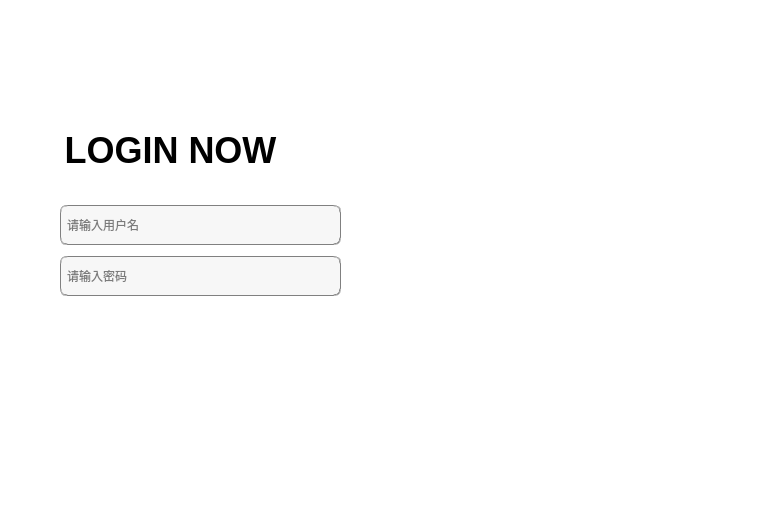
<?xml version="1.0" encoding="UTF-8"?>
<ui version="4.0">
 <class>MainWindow</class>
 <widget class="QMainWindow" name="MainWindow">
  <property name="geometry">
   <rect>
    <x>0</x>
    <y>0</y>
    <width>780</width>
    <height>520</height>
   </rect>
  </property>
  <property name="windowTitle">
   <string>Baackup Pack   -   登录</string>
  </property>
  <property name="styleSheet">
   <string notr="true">background-color: rgb(255, 255, 255);</string>
  </property>
  <widget class="QWidget" name="centralwidget">
   <widget class="QLabel" name="label_image">
    <property name="geometry">
     <rect>
      <x>390</x>
      <y>0</y>
      <width>391</width>
      <height>521</height>
     </rect>
    </property>
    <property name="text">
     <string/>
    </property>
   </widget>
   <widget class="QWidget" name="layoutWidget">
    <property name="geometry">
     <rect>
      <x>60</x>
      <y>200</y>
      <width>281</width>
      <height>101</height>
     </rect>
    </property>
    <layout class="QVBoxLayout" name="verticalLayout_2">
     <item>
      <widget class="QLineEdit" name="name1">
       <property name="maximumSize">
        <size>
         <width>15555555</width>
         <height>40</height>
        </size>
       </property>
       <property name="sizeIncrement">
        <size>
         <width>0</width>
         <height>40</height>
        </size>
       </property>
       <property name="baseSize">
        <size>
         <width>0</width>
         <height>40</height>
        </size>
       </property>
       <property name="styleSheet">
        <string notr="true">background-color: rgb(247, 247, 247);
border:1px groove gray;border-radius:
7px;padding:2px 4px;
font: 10pt &quot;Candara&quot;;</string>
       </property>
       <property name="placeholderText">
        <string>请输入用户名</string>
       </property>
      </widget>
     </item>
     <item>
      <widget class="QLineEdit" name="password1">
       <property name="maximumSize">
        <size>
         <width>16777215</width>
         <height>40</height>
        </size>
       </property>
       <property name="styleSheet">
        <string notr="true">background-color: rgb(247, 247, 247);
border:1px groove gray;border-radius:
7px;padding:2px 4px;
font: 10pt &quot;Candara&quot;;</string>
       </property>
       <property name="echoMode">
        <enum>QLineEdit::Password</enum>
       </property>
       <property name="placeholderText">
        <string>请输入密码</string>
       </property>
      </widget>
     </item>
    </layout>
   </widget>
   <widget class="QLabel" name="login_title">
    <property name="geometry">
     <rect>
      <x>60</x>
      <y>130</y>
      <width>221</width>
      <height>41</height>
     </rect>
    </property>
    <property name="font">
     <font>
      <family>Ubuntu</family>
      <pointsize>27</pointsize>
      <italic>false</italic>
      <bold>true</bold>
     </font>
    </property>
    <property name="styleSheet">
     <string notr="true">font: 700 27pt &quot;Ubuntu&quot;;</string>
    </property>
    <property name="text">
     <string>LOGIN NOW</string>
    </property>
    <property name="textFormat">
     <enum>Qt::AutoText</enum>
    </property>
    <property name="alignment">
     <set>Qt::AlignCenter</set>
    </property>
    <property name="margin">
     <number>5</number>
    </property>
    <property name="buddy">
     <cstring></cstring>
    </property>
   </widget>
   <widget class="QWidget" name="layoutWidget">
    <property name="geometry">
     <rect>
      <x>60</x>
      <y>320</y>
      <width>281</width>
      <height>51</height>
     </rect>
    </property>
    <layout class="QHBoxLayout" name="horizontalLayout">
     <item>
      <widget class="QPushButton" name="register_2">
       <property name="font">
        <font>
         <family>Candara</family>
         <pointsize>14</pointsize>
         <italic>false</italic>
         <bold>false</bold>
        </font>
       </property>
       <property name="styleSheet">
        <string notr="true">background-color: qlineargradient(spread:pad, x1:0.52, y1:1, x2:0.54, y2:0, 
stop:0.0112994 rgba(64, 145, 252, 255), 
stop:1 rgba(255, 255, 255, 255));
color: rgb(255, 255, 255);
 
border:0px groove gray;border-radius:
7px;padding:2px 4px;
font: 14pt &quot;Candara&quot;;</string>
       </property>
       <property name="text">
        <string>注册账号</string>
       </property>
      </widget>
     </item>
     <item>
      <spacer name="horizontalSpacer">
       <property name="orientation">
        <enum>Qt::Horizontal</enum>
       </property>
       <property name="sizeHint" stdset="0">
        <size>
         <width>40</width>
         <height>20</height>
        </size>
       </property>
      </spacer>
     </item>
     <item>
      <widget class="QPushButton" name="login">
       <property name="font">
        <font>
         <family>Candara</family>
         <pointsize>14</pointsize>
         <italic>false</italic>
         <bold>false</bold>
        </font>
       </property>
       <property name="styleSheet">
        <string notr="true">background-color: qlineargradient(spread:pad, x1:0.52, y1:1, x2:0.54, y2:0, 
stop:0.0112994 rgba(64, 145, 252, 255), 
stop:1 rgba(255, 255, 255, 255));
color: rgb(255, 255, 255);
 
border:0px groove gray;border-radius:
7px;padding:2px 4px;
font: 14pt &quot;Candara&quot;;</string>
       </property>
       <property name="text">
        <string>登陆账号</string>
       </property>
       <property name="iconSize">
        <size>
         <width>16</width>
         <height>16</height>
        </size>
       </property>
      </widget>
     </item>
    </layout>
   </widget>
  </widget>
 </widget>
 <resources/>
 <connections/>
</ui>
